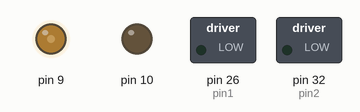
A sketch run on a simulated Arduino Mega 2560, built with avr-gcc and run on an emulated ATmega2560. On the bench: switched loads named in the sketch (green lamp = pin HIGH), output pins drawn as LEDs (lit = HIGH). What the sketch prints to the serial monitor is not drawn.

Above: at 0.1 s.
Timing chart, 0 to 40.0 s (numbered marks = the images above):
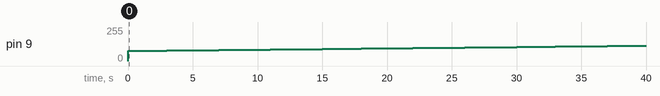

Measured:
- by itself, pin 9: moves from 0/255 to 115/255 over 39.0 s

The sketch:

pruebaDriver.ino
```cpp
#include "driverL293.h"

MotorHandle_s motorL = {.pin1 = 26/*IN1*/, .pin2=32/*IN2*/, .enable =10/*A*/};
MotorHandle_s motorR = {.pin1 = 28/*IN3*/, .pin2=30/*IN4*/, .enable =9/*B*/};

void setup()
{
  Serial.begin(9600);
  driverInit(&motorL);
  Serial.print("Pin1: ");
  Serial.println(motorL.pin1);
  Serial.print("pin2: ");
  Serial.println(motorL.pin2);
  Serial.print("Enable: ");
  Serial.println(motorL.enable);
  //delay(2000);
}

void loop()
{
  for(uint8_t i=76; i<255; i++)
  {
    driverMForward(&motorR,i);
    delay(1000);
    Serial.println(i);
  }
}
```

driverL293.h
```cpp
#ifndef _DRIVERL293_
#define _DRIVERL293_

#include <Arduino.h>
#include <stdint.h>


typedef struct {
	uint8_t pin1;	//output digital pin, control of direction
	uint8_t pin2;	//output digital pin, control of direction
	uint8_t enable;	//output PWM pin to modify the velocity of the motor
}MotorHandle_s;

uint8_t driverInit(MotorHandle_s* mtr_s)
{
	pinMode(mtr_s->pin1, OUTPUT);
	pinMode(mtr_s->pin2, OUTPUT);
	pinMode(mtr_s->enable, OUTPUT);
  digitalWrite(mtr_s->pin1, LOW);
  digitalWrite(mtr_s->pin2, LOW);
}

uint8_t driverMForward(MotorHandle_s* mtr_s, uint8_t velocity)
{
	digitalWrite(mtr_s->pin1, HIGH);
	digitalWrite(mtr_s->pin2, LOW);
	analogWrite(mtr_s->enable, velocity);
}

uint8_t driverMBackward(MotorHandle_s* mtr_s, uint8_t velocity)
{
	digitalWrite(mtr_s->pin1, LOW);
	digitalWrite(mtr_s->pin2, HIGH);
	analogWrite(mtr_s->enable, velocity);
}


#endif // !_DRIVERL293_
```
